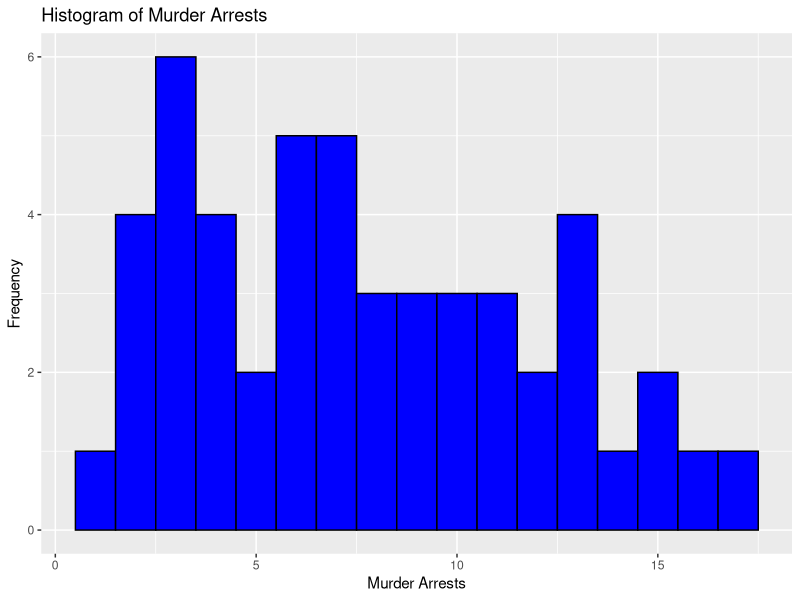
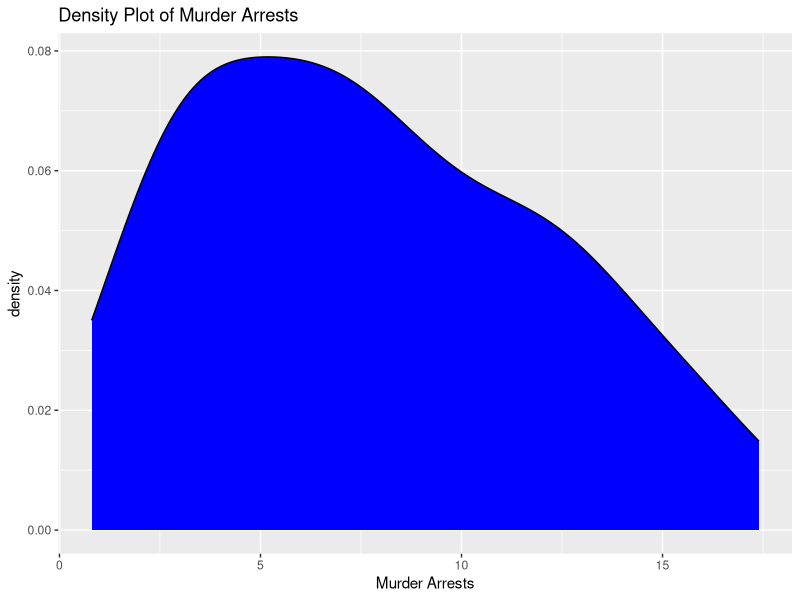
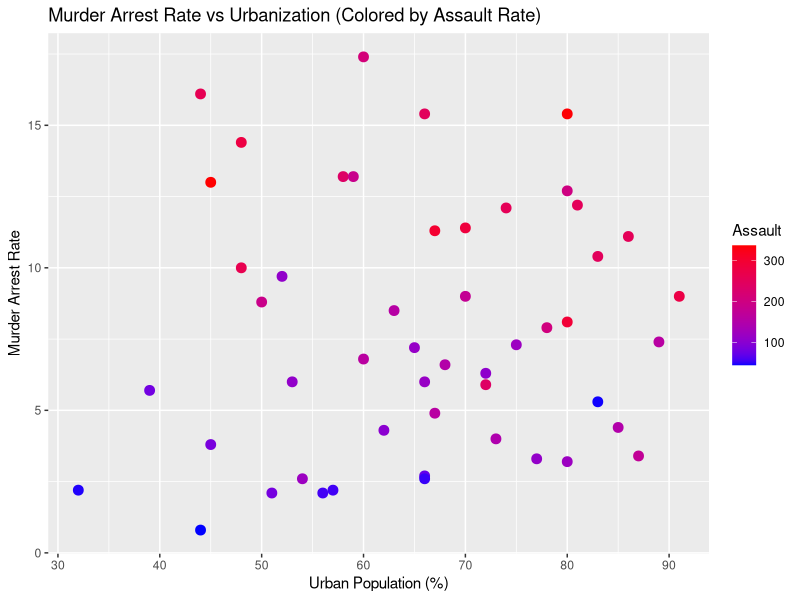
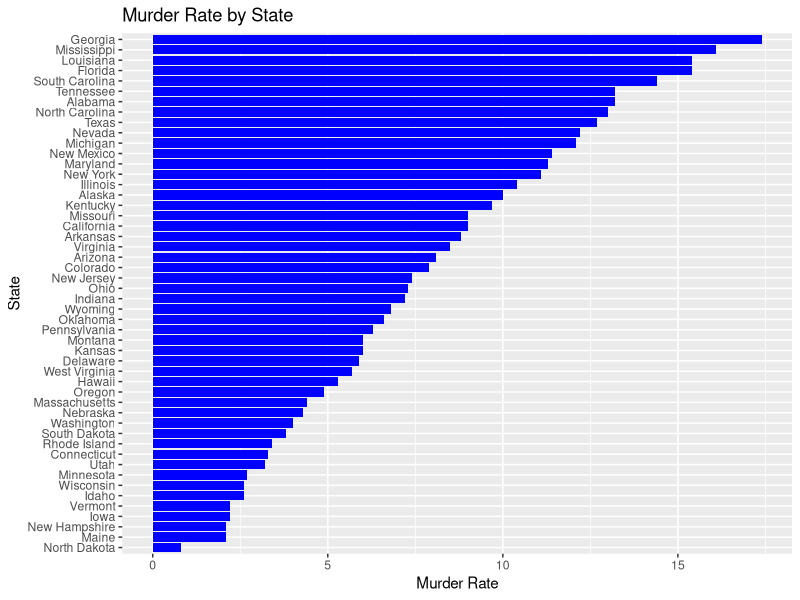

Write R code to recreate these figures, in order.
library(ggplot2)
data("USArrests")
summary(USArrests)
str(USArrests)  
nrow(USArrests) 
ncol(USArrests) 
max_rape_state <- rownames(USArrests)[which.max(USArrests$Rape)]
cat("State with the most rape arrests:", max_rape_state, "\n")
max_murder_state <- rownames(USArrests)[which.max(USArrests$Murder)]
min_murder_state <- rownames(USArrests)[which.min(USArrests$Murder)]
cat("State with the highest murder rate:", max_murder_state, "\n")
cat("State with the lowest murder rate:", min_murder_state, "\n")
correlation_matrix <- cor(USArrests)
print(correlation_matrix)
median_assault <- median(USArrests$Assault)
high_assault_states <- rownames(USArrests)[USArrests$Assault > median_assault]
cat("States with assault arrests above median:", high_assault_states, "\n")
murder_25th_percentile <- quantile(USArrests$Murder, 0.25)
low_murder_states <- rownames(USArrests)[USArrests$Murder <= murder_25th_percentile]
cat("States in the bottom 25% for murder arrests:", low_murder_states, "\n")
ggplot(USArrests, aes(x=Murder)) + 
  geom_histogram(binwidth=1, fill="blue", color="black") + 
  ggtitle("Histogram of Murder Arrests") + 
  xlab("Murder Arrests") + 
  ylab("Frequency")

ggplot(USArrests, aes(x=Murder)) + 
  geom_density(fill="blue") + 
  ggtitle("Density Plot of Murder Arrests") + 
  xlab("Murder Arrests")

ggplot(USArrests, aes(x=UrbanPop, y=Murder, color=Assault)) + 
  geom_point(size=3) + 
  scale_color_gradient(low="blue", high="red") + 
  ggtitle("Murder Arrest Rate vs Urbanization (Colored by Assault Rate)") + 
  xlab("Urban Population (%)") + 
  ylab("Murder Arrest Rate")

ggplot(USArrests, aes(x=reorder(rownames(USArrests), Murder), y=Murder)) + 
  geom_bar(stat="identity", fill="blue") + 
  coord_flip() + 
  ggtitle("Murder Rate by State") + 
  xlab("State") + 
  ylab("Murder Rate")
